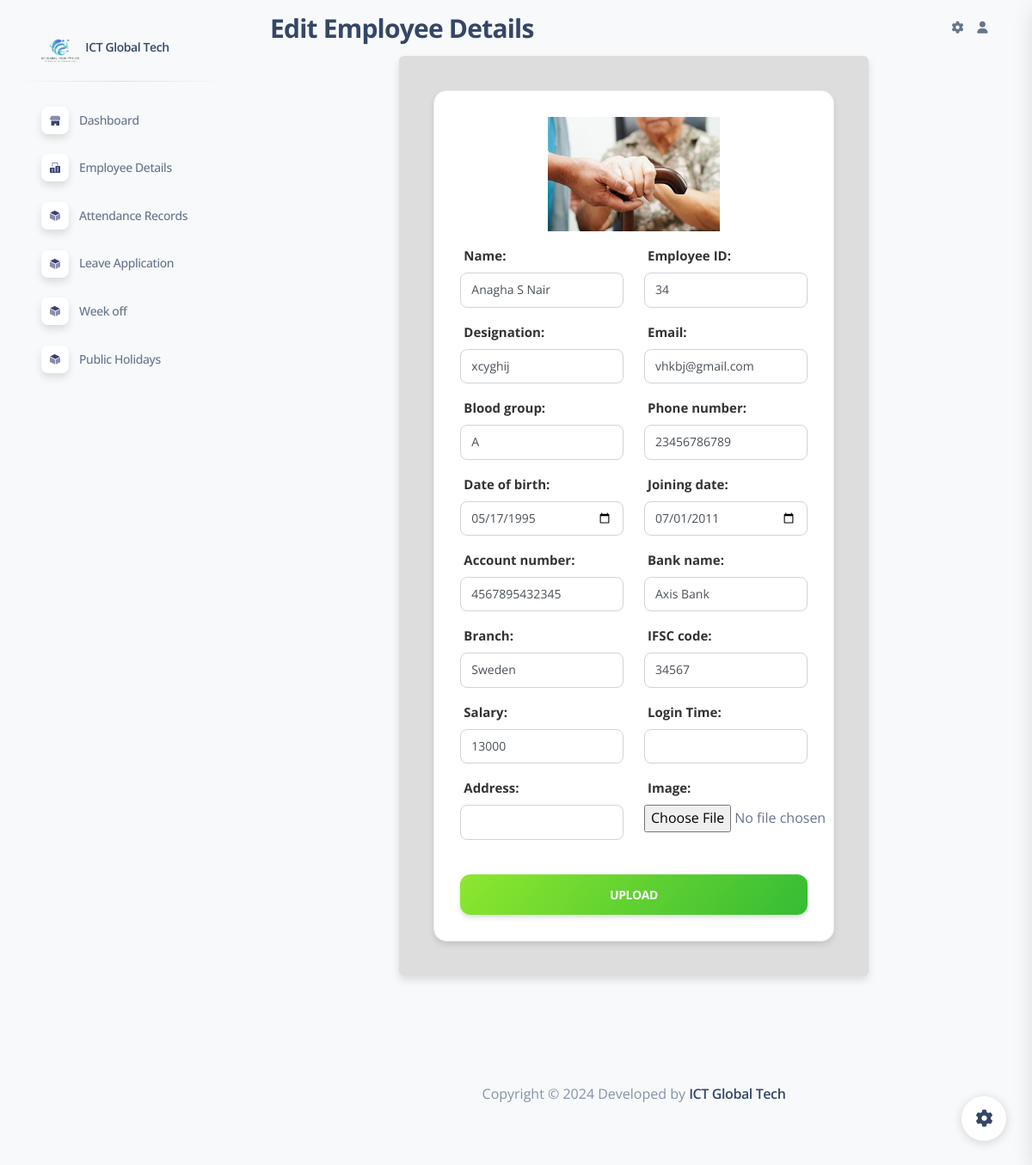
/editemployeedetails/21, run on the app's committed database.
### attendance_app/models.py (models this page shows)
class regmodel(models.Model):
    name=models.CharField(max_length=30)
    employeeid=models.CharField(max_length=30)
    designation=models.CharField(max_length=30)
    email=models.EmailField()
    bloodgroup=models.CharField(max_length=10)
    phonenumber=models.IntegerField()
    dateofbirth=models.CharField(max_length=30)
    joiningdate=models.CharField(max_length=30)
    image=models.FileField(upload_to='attendance_app/static')
    accountnumber=models.IntegerField()
    bankname=models.CharField(max_length=100)
    branch=models.CharField(max_length=30)
    ifsccode=models.IntegerField()
    salary=models.IntegerField()
    password=models.CharField(max_length=10)
    status = models.CharField(max_length=20, default='Active')
    logintime = models.CharField(max_length=20)
    address = models.CharField(max_length=1000)

### attendance_app/views.py (the view, shortened to what this page needs)
# urls.py: path('editemployeedetails/<int:id>',views.editemployeedetails),
def editemployeedetails(request,id):
    a=regmodel.objects.get(id=id)
    img=str(a.image).split('/')[-1]
    return render(request,'editemployeedetails.html',{'a':a,'img':img})

### attendance_app/templates/editemployeedetails.html (shortened to what this page needs)
<!DOCTYPE html>
{% load static %}
<html lang="en">
<head>
  <link href=" /static/assets/css/nucleo-icons.css" rel="stylesheet" />
  <link href=" /static/assets/css/nucleo-svg.css" rel="stylesheet" />
  <link href=" /static/assets/css/nucleo-svg.css" rel="stylesheet" />
  <link id="pagestyle" href=" /static/assets/css/soft-ui-dashboard.css?v=1.0.7" rel="stylesheet" />
</head>
<body class="g-sidenav-show  bg-gray-100">
  <aside class="sidenav navbar navbar-vertical navbar-expand-xs border-0 border-radius-xl my-3 fixed-start ms-3 " id="sidenav-main">
    <div class="sidenav-header">
      <a class="navbar-brand m-0" href="" target="_blank">
        <img src="  /static/ict logo.png " class="navbar-brand-img h-100" alt="main_logo">
        <span class="ms-1 font-weight-bold">ICT Global Tech</span>
      </a>
    </div>
    <hr class="horizontal dark mt-0">
    <div class="collapse navbar-collapse  w-auto " id="sidenav-collapse-main">
      <ul class="navbar-nav">
        <li class="nav-item">
          <a class="nav-link" href="/admindashboard/">
            <div class="icon icon-shape icon-sm shadow border-radius-md bg-white text-center me-2 d-flex align-items-center justify-content-center">
            </div>
            <span class="nav-link-text ms-1">Dashboard</span>
          </a>
        </li>
        <li class="nav-item">
          <a class="nav-link  " href="/employeedetails/">
            <div class="icon icon-shape icon-sm shadow border-radius-md bg-white text-center me-2 d-flex align-items-center justify-content-center">
            </div>
            <span class="nav-link-text ms-1">Employee Details</span>
          </a>
        </li>
        <li class="nav-item">
          <a class="nav-link  " href="/display_attendance/">
            <div class="icon icon-shape icon-sm shadow border-radius-md bg-white text-center me-2 d-flex align-items-center justify-content-center">
            </div>
            <span class="nav-link-text ms-1">Attendance Records</span>
          </a>
        </li>
        <li class="nav-item">
          <a class="nav-link  " href="/leavedisplay/">
            <div class="icon icon-shape icon-sm shadow border-radius-md bg-white text-center me-2 d-flex align-items-center justify-content-center">
            </div>
            <span class="nav-link-text ms-1">Leave Application</span>
          </a>
        </li>
        <li class="nav-item">
          <a class="nav-link  " href="/weekoff/">
            <div class="icon icon-shape icon-sm shadow border-radius-md bg-white text-center me-2 d-flex align-items-center justify-content-center">
            </div>
            <span class="nav-link-text ms-1">Week off</span>
          </a>
        </li>
        <li class="nav-item">
          <a class="nav-link  " href="/publicholidays/">
            <div class="icon icon-shape icon-sm shadow border-radius-md bg-white text-center me-2 d-flex align-items-center justify-content-center">
            </div>
            <span class="nav-link-text ms-1">Public Holidays</span>
          </a>
        </li>
  </aside>
  <main class="main-content position-relative max-height-vh-100 h-100 border-radius-lg ">
    <nav class="navbar navbar-main navbar-expand-lg px-0 mx-4 shadow-none border-radius-xl" id="navbarBlur" navbar-scroll="true">
      <div class="container-fluid py-1 px-3">
        <nav aria-label="breadcrumb">
          <h3 class="font-weight-bolder mb-0">Edit Employee Details</h3>
        </nav>
        <div class="collapse navbar-collapse mt-sm-0 mt-2 me-md-0 me-sm-4" id="navbar">
          <ul class="navbar-nav  justify-content-end">
            <li class="nav-item px-3 d-flex align-items-center">
              <a href="javascript:;" class="nav-link text-body p-0">
                <i class="fa fa-cog fixed-plugin-button-nav cursor-pointer"></i>
              </a>
            </li>
            <li class="nav-item dropdown pe-2 d-flex align-items-center">
              <a href="javascript:;" class="nav-link text-body p-0" id="dropdownMenuButton" data-bs-toggle="dropdown" aria-expanded="false">
                <i class="fa fa-user me-sm-1"></i>
              </a>
            </li>
          </ul>
        </div>
      </div>
    </nav>
    <div class="container-fluid">
      <main class="main-content mt-0">
          <section>
              <div class="container">
                  <div class="row justify-content-center">
                      <div class="col-xl-8">
                        <div class="card shadow p-3 mb-5 bg-grey rounded">
                          <div class="card-body">
                                  <div class="box">
                                      <form role="form" method="POST" enctype="multipart/form-data">
                                          <div class="row">
                                              <div class="col-md-12 text-center mb-3">
                                                  <img src="{% static img %}" alt="Employee Image" style="max-width: 200px; max-height: 200px;">
                                              </div>
                                          </div>
                        <div class="row">
                            <div class="col-md-6 mb-3">
                                <label class="form-label" style="font-size: 15px;">Name:</label>
                                <input type="text" class="form-control" name="name" value="{{a.name}}">
                            </div>
                            <div class="col-md-6 mb-3">
                                <label class="form-label" style="font-size: 15px;">Employee ID:</label>
                                <input type="number" class="form-control" name="employeeid" value="{{a.employeeid}}">
                            </div>
                            <div class="col-md-6 mb-3">
                                <label class="form-label" style="font-size: 15px;">Designation:</label>
                                <input type="text" class="form-control" name="designation" value="{{a.designation}}">
                            </div>
                            <div class="col-md-6 mb-3">
                                <label class="form-label" style="font-size: 15px;">Email:</label>
                                <input type="email" class="form-control" name="email" value="{{a.email}}">
                            </div>
                            <div class="col-md-6 mb-3">
                                <label class="form-label" style="font-size: 15px;">Blood group:</label>
                                <input type="text" class="form-control" name="bloodgroup" value="{{a.bloodgroup}}">
                            </div>
                            <div class="col-md-6 mb-3">
                                <label class="form-label" style="font-size: 15px;">Phone number:</label>
                                <input type="number" class="form-control" name="phonenumber" value="{{a.phonenumber}}">
                            </div>
                            <div class="col-md-6 mb-3">
                                <label class="form-label" style="font-size: 15px;">Date of birth:</label>
                                <input type="date" class="form-control" name="dateofbirth" value="{{a.dateofbirth}}">
                            </div>
                            <div class="col-md-6 mb-3">
                                <label class="form-label" style="font-size: 15px;">Joining date:</label>
                                <input type="date" class="form-control" name="joiningdate" value="{{a.joiningdate}}">
                            </div>
                            <div class="col-md-6 mb-3">
                                <label class="form-label" style="font-size: 15px;">Account number:</label>
                                <input type="number" class="form-control" name="accountnumber" value="{{a.accountnumber}}">
                            </div>
                            <div class="col-md-6 mb-3">
                                <label class="form-label" style="font-size: 15px;">Bank name:</label>
                                <input type="text" class="form-control" name="bankname" value="{{a.bankname}}">
                            </div>
                            <div class="col-md-6 mb-3">
                                <label class="form-label" style="font-size: 15px;">Branch:</label>
                                <input type="text" class="form-control" name="branch" value="{{a.branch}}">
                            </div>
                            <div class="col-md-6 mb-3">
                                <label class="form-label" style="font-size: 15px;">IFSC code:</label>
                                <input type="number" class="form-control" name="ifsccode" value="{{a.ifsccode}}">
                            </div>
                            <div class="col-md-6 mb-3">
                                <label class="form-label" style="font-size: 15px;">Salary:</label>
                                <input type="number" class="form-control" name="salary" value="{{a.salary}}">
                            </div>
                            <div class="col-md-6 mb-3">
                              <label class="form-label" style="font-size: 15px;">Login Time:</label>
                              <input type="text" class="form-control" name="logintime" value="{{a.logintime}}">
                          </div>
                          <div class="col-md-6 mb-3">
                            <label class="form-label" style="font-size: 15px;">Address:</label>
                            <input type="text" class="form-control" name="address" value="{{a.address}}">
                        </div>
                            <div class="col-md-6 mb-3">
                                <label class="form-label" style="font-size: 15px;">Image:</label>
                                <input class="au-input au-input--full" type="file" name="image" placeholder="Image">
                            </div>
                        </div>
                        <div class="text-center">
                            <div class="row">
                                <div class="col-md-12">
                                  <button type="submit" class="btn btn-lg  bg-gradient-success btn-lg w-100 mt-4 mb-0">UPLOAD</button>
                                </div>
                            </div>
                        </div>
                      </form>
                    </div>
                </div>
            </div>
        </div>
    </div>
</div>
    </section>
</main>
        </div>
    <div class="container-fluid py-4">
    <footer class="footer py-5">
        <div class="container">
          <div class="row">
            <div class="col-8 mx-auto text-center mt-1">
              <p class="mb-0 text-secondary">
                Copyright ©  Developed by
                <a href="https://ictglobaltech.com" class="font-weight-bold" target="_blank">ICT Global Tech</a>
              </p>
            </div>
          </div>
        </div>
      </footer>
    </div>
  </main>
  <div class="fixed-plugin">
    <a class="fixed-plugin-button text-dark position-fixed px-3 py-2">
      <i class="fa fa-cog py-2"> </i>
    </a>
  </div>
</body>
</html>

### attendance_app/static/assets/css/nucleo-svg.css (style rules this page uses)
.icon { display: inline-block; color: #111111; height: 1em; width: 1em; }
.icon-sm { height: 0.8em; width: 0.8em; }
.icon { fill: currentColor; stroke: none; }

### attendance_app/templates/editemployeedetails.html (style rules this page uses)
.bg-grey { background-color: #dddddd; }
.box { border: 1px solid #e9ecef; padding: 30px; border-radius: 15px; box-shadow: 0 4px 6px rgba(0, 0, 0, 0.1); background-color: #fff; }
.form-label { font-weight: bold; color: #333; }
.form-control { border-radius: 8px; border-color: #ced4da; }
.btn-lg { border-radius: 12px; font-weight: bold; }
.mt-4 { margin-top: 20px; }

### data on the page
regmodel: name "Anagha S Nair", employeeid "34", designation "xcyghij", email "vhkbj@gmail.com", bloodgroup "A", phonenumber "23456786789", dateofbirth "05/17/1995", joiningdate "07/01/2011", accountnumber "4567895432345", bankname "Axis Bank", branch "Sweden", ifsccode "34567", salary "13000"
